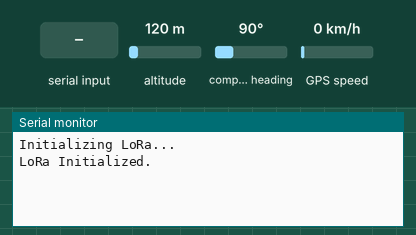
This sketch was run on a simulated Arduino Uno, built with avr-gcc and run on an emulated ATmega328P. Parts: the last lines printed to the serial monitor. Inputs (shaded band) come from the test bench; at power-on: altitude 120 m, compass heading 90°, GPS speed 0 km/h. The GPS gets a fix after 3 s at 37.7749, -122.4194 with 8 satellites; no radio packets arrive unless stated.

Above: at 1.2 s.
1.3 s: "nv\n" received over Serial
At 2.2 s:
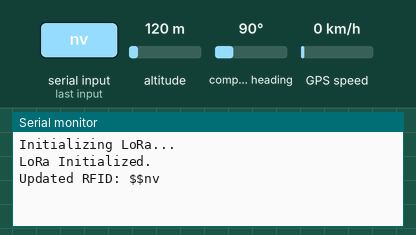
4.5 s: "1\n" received over Serial
At 5.8 s:
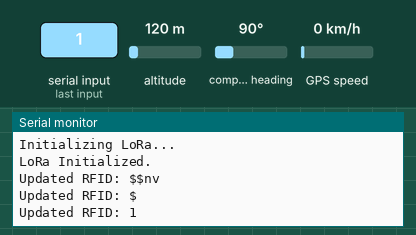
11.5 s: "nv\n" received over Serial
At 11.9 s:
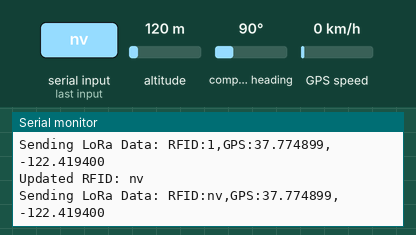

The sketch:

Iot_code.ino
```cpp
#include <SPI.h>
#include <LoRa.h>
#include <TinyGPS++.h>
#include <SoftwareSerial.h>

// LoRa pins
#define SS 10
#define RST 9
#define DIO0 2

// GPS setup (use SoftwareSerial for GPS module)
SoftwareSerial gpsSerial(4, 3); // RX, TX for GPS
TinyGPSPlus gps;

// Variables for data transmission
String lastRFID = "ls";  // Default RFID value
String gpsData = "nv";   // Default GPS value
unsigned long lastGPSTime = 0; // Timer for GPS updates
const unsigned long gpsInterval = 10000; // 10 seconds interval

void setup() {
  // Initialize Serial Monitor
  Serial.begin(9600);
  while (!Serial);

  // Initialize GPS
  gpsSerial.begin(9600);

  // Initialize LoRa
  Serial.println("Initializing LoRa...");
  if (!LoRa.begin(433E6)) { // Set frequency to 433 MHz
    Serial.println("LoRa initialization failed!");
    while (1);
  }
  Serial.println("LoRa Initialized.");
}

void loop() {
  // Read RFID data from Serial
  if (Serial.available()) {
    String newRFID = Serial.readStringUntil('\n'); // Read the string
    newRFID.trim(); // Remove leading and trailing whitespace
    if (newRFID.length() > 0) { // Validate RFID data
      lastRFID = newRFID;
      Serial.print("Updated RFID: ");
      Serial.println(lastRFID);

      // Send updated RFID data immediately
      sendLoRaData(lastRFID, gpsData);
    }
  }

  // Update GPS data at intervals
  if (millis() - lastGPSTime >= gpsInterval) {
    updateGPSData();
    sendLoRaData(lastRFID, gpsData); // Send updated data
    lastGPSTime = millis();
  }
}

// Function to update GPS data
void updateGPSData() {
  while (gpsSerial.available()) {
    gps.encode(gpsSerial.read());
  }

  if (gps.location.isUpdated()) {
    gpsData = String(gps.location.lat(), 6) + "," + String(gps.location.lng(), 6);
    Serial.print("Updated GPS: ");
    Serial.println(gpsData);
  } else {
    gpsData = "nv"; // No GPS data available
    Serial.println("GPS not available.");
  }
}

// Function to send data via LoRa
void sendLoRaData(String rfid, String gps) {

  if (!gpsData.equals("nv") &&
    !rfid.equals("$GPTXT,01,01,01,NMEA unknown msg*58") &&
    !rfid.equals("$GPGGA,140403.00,,,,,0,00,99.99,,,,,,*64")) {

    // Construct the message
    String message = "RFID:" + rfid + ",GPS:" + gpsData;

    // Debugging message
    Serial.print("Sending LoRa Data: ");
    Serial.println(message);

    // Send data via LoRa
    LoRa.beginPacket();
    LoRa.print(message);
    LoRa.endPacket();
}

}
```

Measured:
- after the input at 1.3 s, the serial monitor: prints a new line at once (image 1)
- after the input at 4.5 s, the serial monitor: prints a new line at once (image 2)
- after the input at 11.5 s, the serial monitor: prints a new line at once (image 3)
